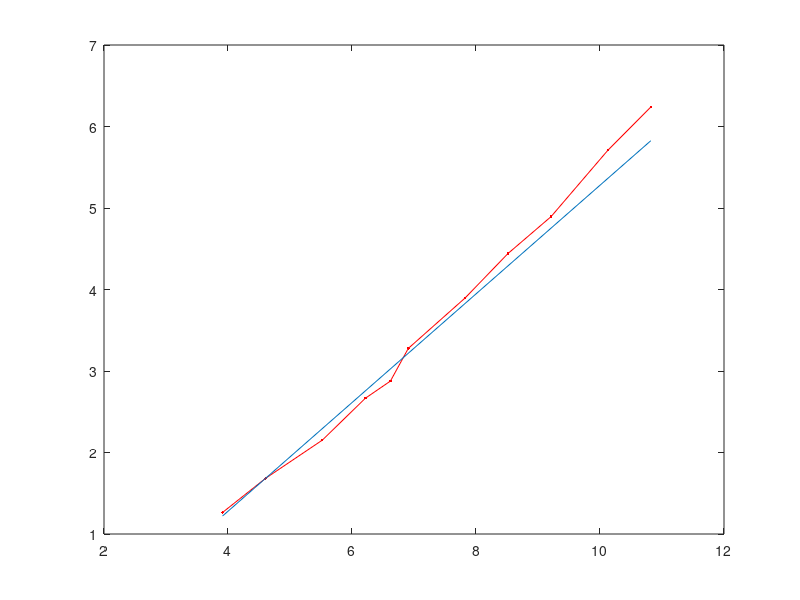

Write the MATLAB code that produced this figure. (Note: this script raises an error after producing the figure.)
function PlotValues()
    figure
    %Custom points to loglog
    x = [50,100,250,500,750,1000,2500,5000,10000,25000,50000];
    y = [3.540505,5.379697,8.601616,14.371212,17.755455,26.494949,49.201111,84.977273,133.484747,301.328889,512.531212];
    %Function
    func = @(x) (2/3)*(x-4.605) + 1.6826;
    domain = [log(50),log(50000)];
    range = func(domain);
    %Plot both
    plot(log(x),log(y),'r.-');
    hold on;
    plot(domain,range);
    %Configure the plot
    ax = gca;
    ax.FontSize = 20;
    yText = ylabel('$\log(\sigma_{2,n})$');
    set(yText,'Interpreter','latex');
    xText = xlabel('$\log(n)$');
    set(xText,'Interpreter','latex');
    xlim([3 11]);
    ylim([1 6.5]);
    print -depsc2 myplot.eps
end